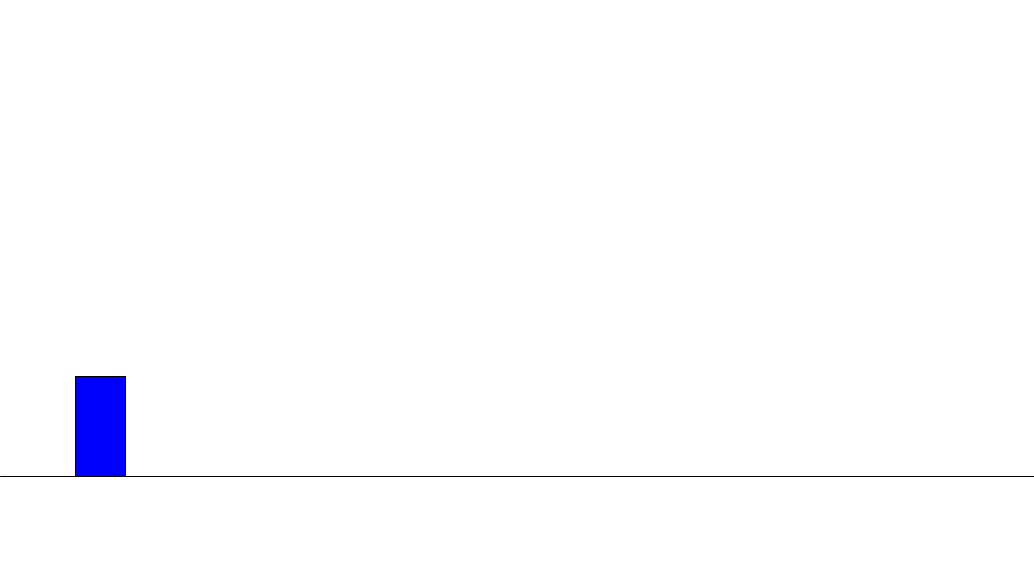
Frame 1 (no input)
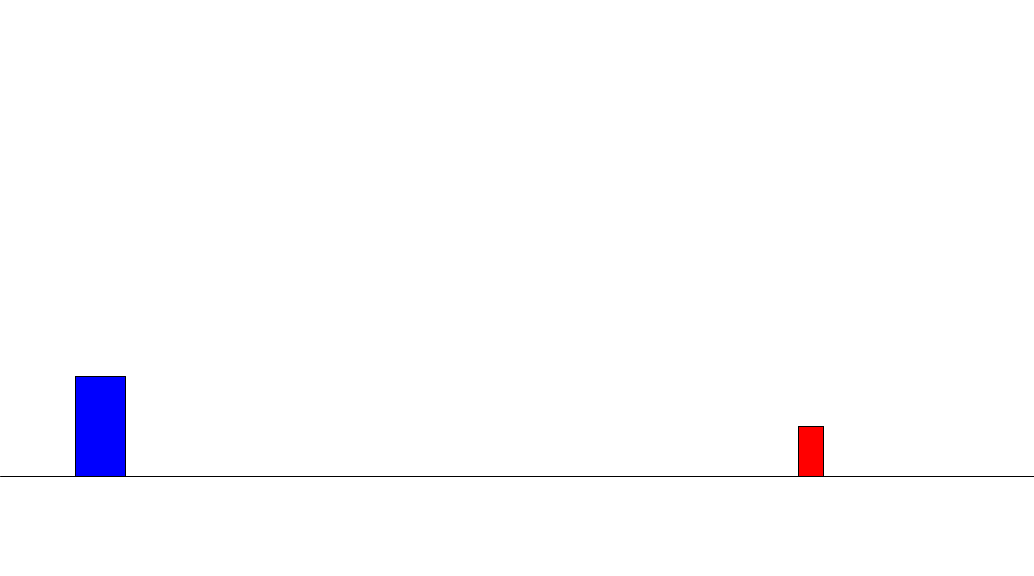
Frame 60 (the mouse pressed at the canvas centre just before this capture)
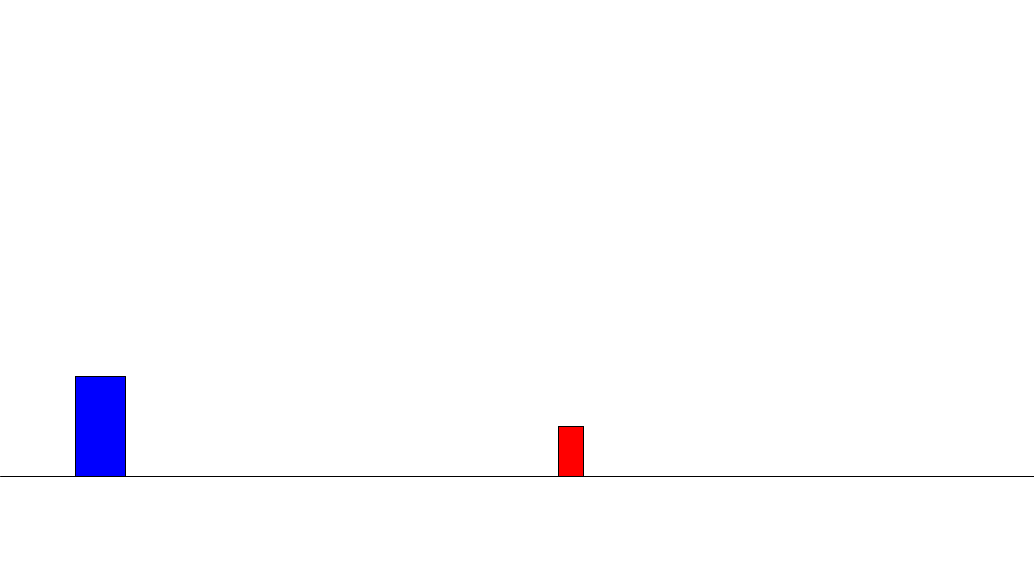
Frame 120 (the mouse held since frame 60 and released just before this capture)

The Processing sketch that drew these frames (run headless with seeded random() and noise(); from frame 60 on, the mouse is pressed at the canvas centre):

// Processing sketch: Game
// ── Game.pde
//Dimitri Saliba
//and ansa
//I love ansa

Environment e;

void setup(){
  size(1034, 576);
  background(255);
  frameRate(60);
  e = new Environment();
}

void draw(){
  clear();
  background(255);
  e.show();
}

void keyPressed(){
  switch(key){
    case 'w':
    e.a.jump();
    break;
    case 's':
    e.a.duck(true);
    break;
  }
}

// ── Agent.pde

class Agent {
  //position
  float x;
  float y;
  float WIDTH;
  float HEIGHT;
  Environment e;
  
  //movment
  float vel;
  boolean duck;
  
  Agent(Environment e){
    this.e = e;
    this.WIDTH = 50;
    this.HEIGHT = 100;
    this.x = HEIGHT;
    this.y = e.ground - (HEIGHT/2);
    this.vel = 0;
  }
  
  void show(){
   //Duck
    if(duck){
      HEIGHT = 50;
      this.y = e.ground - (HEIGHT/2);
    }else{
      HEIGHT = 100;
    }
    
   //Jump
   if (onGround()){
     this.y = e.ground - (HEIGHT/2);
     this.vel = 0;
   }else{
     this.vel -= 0.2;
     this.y -= this.vel;
   }
    
   rectMode(CENTER);
   fill(0, 0, 255);
   rect(x, y, WIDTH, HEIGHT);
  }
  
  boolean onGround(){
    return y >= e.ground - HEIGHT/2;
  }
  
  void jump(){
    if (onGround()){
      duck(false);
      vel = 5;
      this.y -= 0.01;
    }
  }
  
  void duck(boolean duck){
    if (onGround()){
      this.duck = duck;
      if(duck){
      HEIGHT = 50;
      }else{
      HEIGHT = 100;
      }
      this.y = e.ground - (HEIGHT/2);
    }
  }
}

// ── Environment.pde
class Environment{
  float ground;
  float speed;
  float initSpeed;
  Agent a;
  ArrayList<Obsticle> obs;
  
  Environment(){
    this.ground = height-100;
    a = new Agent(this);
    this.initSpeed = width/250;
    this.speed = this.initSpeed;
    this.obs = new ArrayList<Obsticle>();
    obs.add(new Obsticle(25, 50, this));
  }
  
  void show(){
    fill(0);
    line(0, this.ground, width, this.ground);
    a.show();
    for (int i = 0; i < obs.size(); i++){
      obs.get(i).show();
      if (obs.get(i).x < 0 - (obs.get(i).WIDTH/2)) {
        obs.remove(i);
      }
    }
  }
  
}

// ── Obsticle.pde
class Obsticle {
  float x;
  float y;
  float WIDTH;
  float HEIGHT;
  Environment e;
  
  Obsticle(float WIDTH, float HEIGHT, Environment e){
    this.e = e;
    this.WIDTH = WIDTH;
    this.HEIGHT = HEIGHT;
    this.x = width + (WIDTH/2) + e.speed;
    this.y = this.e.ground - (HEIGHT/2);
  }
  
  void show(){
    this.x -= e.speed;
    rectMode(CENTER);
    fill(255, 0, 0);
    rect(x, y, WIDTH, HEIGHT);
  }
}
